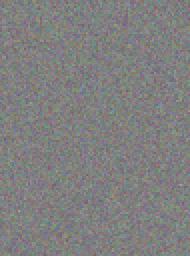
%> input picture encrypted_image.png, 95 x 128 px, shrunk from 568 x 768 before the run (shown 2 times larger)
$ octave decrypt.m   (GNU Octave 9; MATLAB toolbox functions it lacks are replaced by stand-ins)
%> lines starting %> are read from the running program, lines starting %| are printed output that depends on the picture
image= imread('encrypted_image.png');  %讀取圖片
%> image is the input picture: size 128x95x3 uint8; mean R, G, B 127.6, 127.4, 127.3

%..........................解密密鑰
%混沌系統
aa=36;
bb=3;
cc=28;
dd=-16;
kk=0.2;    %需在-0.7到0.7之間
%初始值
IC1=0.1;
IC2=0.2;
IC3=0.3;
IC4=1;

%3DMCM映射矩陣參數
%需整數且A矩陣必須有反矩陣(A1*A5*A9+A3*A4*A8+A2*A6*A7-A3*A5*A7-A1*A6*A8-A2*A4*A9不等於0)
A1=1;
A2=1;
A3=1;
A4=1;
A5=1;
A6=2;
A7=20;
A8=25;
A9=46;
%...................................................

%...........................................................解密
%.................................提取RGB灰度圖
imager = image(:,:,1);
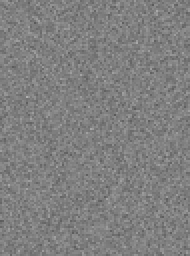
%> imager: size 128x95 uint8 (shown 2 times larger); min 89, max 176, mean 127.6
imageg = image(:,:,2);
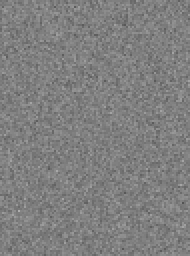
%> imageg: size 128x95 uint8 (shown 2 times larger); min 83, max 175, mean 127.4
imageb = image(:,:,3);
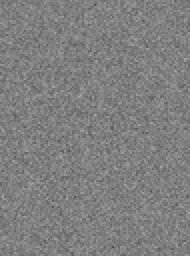
%> imageb: size 128x95 uint8 (shown 2 times larger); min 77, max 167, mean 127.3
[M,N]=size(imager);         %將圖片大小存至變數M列、N行
%> M = 128; N = 95

%................................ 找出M與N公因數
if N > M
    smaller_num = M;
else
    smaller_num = N;
%> smaller_num = 95
end

common_factors = [];
for i = 1:smaller_num
    if rem(N, i) == 0 && rem(M, i) == 0
        common_factors = [common_factors, i];
    end
end
nn=floor((3*M*N)^(1/3));
%> nn = 33
cf=[];
length(common_factors)
%> ans = 1

for i=1:1:length(common_factors)
    if common_factors(i)<=nn
        cf(i)=common_factors(i);
    end
end
%disp(cf)
n=max(cf)    %求n (最大公因數且小於nn)
%> n = 1
m=(3*M*N)/(n^2)   %求m(n*n大小矩陣之數量)
%> m = 36480

% 將大矩陣切成小矩陣，以n*n大小唯一單位切割
index = 1;
for x=1:1:3
    if x==1
        a=imager;
    elseif x==2
        a=imageg;
    else
        a=imageb;
    end
    for i = 1:n:M
        for j = 1:n:N
            sub_matrix = a(i:i+n-1, j:j+n-1);
            B( :, :,index) = sub_matrix;
            index = index + 1;
        end
    end
end
%> after the loop, index = 36481
index=index-1;
%> index = 36480

%.......................將n*n*m個矩陣轉成n*n*n*k大小的矩陣
k=m/n;
%> k = 36480
mm=0;
if (k == floor(k))==1    %如果k是整數，n*n*n大小的矩陣可以切k個
    sub_sub_matrices = zeros(n, n, n, k);
    for i=1:k
        sub_sub_matrices(:, :, :, i) = B(:, :, (i-1)*n+1 : i*n);
    end
else    %如果k不是整數，n*n*n大小的矩陣要切k+1個
    sub_sub_matrices = zeros(n, n, n, floor(k)+1);
    for i=1:floor(k)+1
       if i==floor(k)+1
           sub_sub_matrices(:, :, 1:mm, i) = B(:,:, (i-1)*n+1 : m);
       else
           if i==floor(k)
               mm=m-i*n;    %計算n倍數之多出行數
           end
           sub_sub_matrices(:, :, :, i) = B(:,:, (i-1)*n+1 : i*n);
       end
    end
end

% ................解密3DMDM
A=[A1 A2 A3;A4 A5 A6;A7 A8 A9];    %映射矩陣
matrix4=sub_sub_matrices(:, :, :, :);
for ii=1:k
    matrix2=sub_sub_matrices(:, :, :, ii);
    for z=n:-1:1
        for y=n:-1:1
            for x=n:-1:1
                C=int32(mod(A*[x;y;z],n))+1;
                reg=matrix2(C(1),C(2),C(3));
                matrix2(C(1),C(2),C(3))=matrix2(x,y,z);
                matrix2(x,y,z)=reg;
            end
        end
    end
     matrix4(:,:,:,ii)=matrix2;
end
%> this loop made 36480 passes

%............從n*n*n*k轉回n*n*m
k=m/n;
mm=0;
if (k == floor(k))==1    %如果k是整數
    nnm_matrices = zeros(n, n, m);
    for i=1:k
        nnm_matrices(:, :, (i-1)*n+1 : i*n) = matrix4(:, :, :,i);
    end
else    %如果k不是整數
    nnm_matrices = zeros(n, n, m);
    for i=1:floor(k)+1
       if i==floor(k)+1
           nnm_matrices(:, :, (i-1)*n+1:m) = matrix4(:, :, 1:mm,i);
       else
           if i==floor(k)
               mm=m-i*n;    %計算n倍數之多出行數
           end
           nnm_matrices(:, :, (i-1)*n+1 : i*n) = matrix4(:, :, :,i);
       end
    end
end

%.........................................渾沌系統
u=1;  %混沌系統第u個row數
initial_L=[IC1 IC2 IC3 IC4]; %初始值寫成矩陣
ts=M*N/60+5000; %迭代次數
%> ts = 5202.7

f = @(t,x) [aa*(x(2)-x(1));-x(1)*x(3)+dd*x(1)+cc*x(2);x(1)*x(2)-bb*x(3);x(1)+kk;]; %混沌系統方程式
span=[0,ts]; %迭代時間
%> span = [0 5202.7]
%> (the run ends here)
